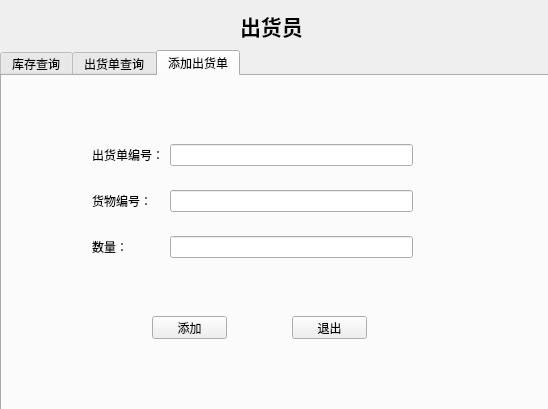
<?xml version="1.0" encoding="UTF-8"?>
<ui version="4.0">
 <class>welcomesell</class>
 <widget class="QDialog" name="welcomesell">
  <property name="geometry">
   <rect>
    <x>0</x>
    <y>0</y>
    <width>548</width>
    <height>409</height>
   </rect>
  </property>
  <property name="windowTitle">
   <string>Dialog</string>
  </property>
  <widget class="QLabel" name="label">
   <property name="geometry">
    <rect>
     <x>240</x>
     <y>10</y>
     <width>71</width>
     <height>31</height>
    </rect>
   </property>
   <property name="text">
    <string>&lt;html&gt;&lt;head/&gt;&lt;body&gt;&lt;p&gt;&lt;span style=&quot; font-size:16pt; font-weight:600;&quot;&gt;出货员&lt;/span&gt;&lt;/p&gt;&lt;/body&gt;&lt;/html&gt;</string>
   </property>
  </widget>
  <widget class="QLabel" name="label_2">
   <property name="geometry">
    <rect>
     <x>630</x>
     <y>30</y>
     <width>61</width>
     <height>21</height>
    </rect>
   </property>
   <property name="text">
    <string>&lt;html&gt;&lt;head/&gt;&lt;body&gt;&lt;p&gt;&lt;span style=&quot; font-size:14pt; font-weight:600;&quot;&gt;进货员&lt;/span&gt;&lt;/p&gt;&lt;/body&gt;&lt;/html&gt;</string>
   </property>
  </widget>
  <widget class="QTabWidget" name="tabWidget_2">
   <property name="enabled">
    <bool>true</bool>
   </property>
   <property name="geometry">
    <rect>
     <x>0</x>
     <y>50</y>
     <width>551</width>
     <height>361</height>
    </rect>
   </property>
   <property name="currentIndex">
    <number>2</number>
   </property>
   <widget class="QWidget" name="tab_4">
    <attribute name="title">
     <string>库存查询</string>
    </attribute>
    <widget class="QLineEdit" name="leSearchname">
     <property name="geometry">
      <rect>
       <x>180</x>
       <y>20</y>
       <width>133</width>
       <height>20</height>
      </rect>
     </property>
    </widget>
    <widget class="QPushButton" name="pbSearchGoods">
     <property name="geometry">
      <rect>
       <x>370</x>
       <y>20</y>
       <width>75</width>
       <height>23</height>
      </rect>
     </property>
     <property name="text">
      <string>查询</string>
     </property>
    </widget>
    <widget class="QLabel" name="label_3">
     <property name="geometry">
      <rect>
       <x>81</x>
       <y>21</y>
       <width>60</width>
       <height>16</height>
      </rect>
     </property>
     <property name="text">
      <string>货物名称：</string>
     </property>
    </widget>
    <widget class="QTableView" name="tvGoods">
     <property name="geometry">
      <rect>
       <x>20</x>
       <y>60</y>
       <width>491</width>
       <height>211</height>
      </rect>
     </property>
    </widget>
    <widget class="QPushButton" name="pbSellExit">
     <property name="geometry">
      <rect>
       <x>220</x>
       <y>290</y>
       <width>75</width>
       <height>23</height>
      </rect>
     </property>
     <property name="text">
      <string>退出</string>
     </property>
    </widget>
   </widget>
   <widget class="QWidget" name="tab_5">
    <attribute name="title">
     <string>出货单查询</string>
    </attribute>
    <widget class="QLabel" name="label_4">
     <property name="geometry">
      <rect>
       <x>90</x>
       <y>20</y>
       <width>81</width>
       <height>21</height>
      </rect>
     </property>
     <property name="text">
      <string>出货单编号：</string>
     </property>
    </widget>
    <widget class="QLineEdit" name="leSearchNum">
     <property name="geometry">
      <rect>
       <x>200</x>
       <y>20</y>
       <width>113</width>
       <height>20</height>
      </rect>
     </property>
    </widget>
    <widget class="QPushButton" name="pbSearchOutlist">
     <property name="geometry">
      <rect>
       <x>360</x>
       <y>20</y>
       <width>75</width>
       <height>23</height>
      </rect>
     </property>
     <property name="text">
      <string>查询</string>
     </property>
    </widget>
    <widget class="QTableView" name="tvOutlist">
     <property name="geometry">
      <rect>
       <x>30</x>
       <y>60</y>
       <width>481</width>
       <height>192</height>
      </rect>
     </property>
    </widget>
    <widget class="QPushButton" name="pbModify">
     <property name="geometry">
      <rect>
       <x>90</x>
       <y>280</y>
       <width>75</width>
       <height>23</height>
      </rect>
     </property>
     <property name="text">
      <string>修改</string>
     </property>
    </widget>
    <widget class="QPushButton" name="pbSellExit_2">
     <property name="geometry">
      <rect>
       <x>380</x>
       <y>280</y>
       <width>75</width>
       <height>23</height>
      </rect>
     </property>
     <property name="text">
      <string>退出</string>
     </property>
    </widget>
    <widget class="QPushButton" name="pbDelete">
     <property name="geometry">
      <rect>
       <x>230</x>
       <y>280</y>
       <width>75</width>
       <height>23</height>
      </rect>
     </property>
     <property name="text">
      <string>删除</string>
     </property>
    </widget>
   </widget>
   <widget class="QWidget" name="tab_6">
    <attribute name="title">
     <string>添加出货单</string>
    </attribute>
    <widget class="QPushButton" name="pbAdd">
     <property name="geometry">
      <rect>
       <x>150</x>
       <y>240</y>
       <width>75</width>
       <height>23</height>
      </rect>
     </property>
     <property name="text">
      <string>添加</string>
     </property>
    </widget>
    <widget class="QPushButton" name="pbSellExit_3">
     <property name="geometry">
      <rect>
       <x>290</x>
       <y>240</y>
       <width>75</width>
       <height>23</height>
      </rect>
     </property>
     <property name="text">
      <string>退出</string>
     </property>
    </widget>
    <widget class="QWidget" name="layoutWidget">
     <property name="geometry">
      <rect>
       <x>90</x>
       <y>50</y>
       <width>321</width>
       <height>151</height>
      </rect>
     </property>
     <layout class="QGridLayout" name="gridLayout">
      <item row="0" column="0">
       <widget class="QLabel" name="label_5">
        <property name="text">
         <string>出货单编号：</string>
        </property>
       </widget>
      </item>
      <item row="0" column="1">
       <widget class="QLineEdit" name="leOutlistNum"/>
      </item>
      <item row="1" column="0">
       <widget class="QLabel" name="label_6">
        <property name="text">
         <string>货物编号：</string>
        </property>
       </widget>
      </item>
      <item row="1" column="1">
       <widget class="QLineEdit" name="leGoodsNum"/>
      </item>
      <item row="2" column="0">
       <widget class="QLabel" name="label_7">
        <property name="layoutDirection">
         <enum>Qt::LeftToRight</enum>
        </property>
        <property name="text">
         <string>数量：</string>
        </property>
       </widget>
      </item>
      <item row="2" column="1">
       <widget class="QLineEdit" name="leAmount"/>
      </item>
     </layout>
    </widget>
   </widget>
  </widget>
 </widget>
 <resources/>
 <connections>
  <connection>
   <sender>pbSellExit</sender>
   <signal>clicked()</signal>
   <receiver>welcomesell</receiver>
   <slot>close()</slot>
   <hints>
    <hint type="sourcelabel">
     <x>259</x>
     <y>372</y>
    </hint>
    <hint type="destinationlabel">
     <x>273</x>
     <y>204</y>
    </hint>
   </hints>
  </connection>
  <connection>
   <sender>pbSellExit_2</sender>
   <signal>clicked()</signal>
   <receiver>welcomesell</receiver>
   <slot>close()</slot>
   <hints>
    <hint type="sourcelabel">
     <x>419</x>
     <y>362</y>
    </hint>
    <hint type="destinationlabel">
     <x>273</x>
     <y>204</y>
    </hint>
   </hints>
  </connection>
  <connection>
   <sender>pbSellExit_3</sender>
   <signal>clicked()</signal>
   <receiver>welcomesell</receiver>
   <slot>close()</slot>
   <hints>
    <hint type="sourcelabel">
     <x>329</x>
     <y>322</y>
    </hint>
    <hint type="destinationlabel">
     <x>273</x>
     <y>204</y>
    </hint>
   </hints>
  </connection>
  <connection>
   <sender>pbModify</sender>
   <signal>clicked()</signal>
   <receiver>welcomesell</receiver>
   <slot>pbModify_clicked()</slot>
   <hints>
    <hint type="sourcelabel">
     <x>129</x>
     <y>362</y>
    </hint>
    <hint type="destinationlabel">
     <x>273</x>
     <y>204</y>
    </hint>
   </hints>
  </connection>
  <connection>
   <sender>pbAdd</sender>
   <signal>clicked()</signal>
   <receiver>welcomesell</receiver>
   <slot>pbAdd_clicked()</slot>
   <hints>
    <hint type="sourcelabel">
     <x>189</x>
     <y>322</y>
    </hint>
    <hint type="destinationlabel">
     <x>273</x>
     <y>204</y>
    </hint>
   </hints>
  </connection>
  <connection>
   <sender>pbDelete</sender>
   <signal>clicked()</signal>
   <receiver>welcomesell</receiver>
   <slot>pbDelete_clicked()</slot>
   <hints>
    <hint type="sourcelabel">
     <x>269</x>
     <y>362</y>
    </hint>
    <hint type="destinationlabel">
     <x>273</x>
     <y>204</y>
    </hint>
   </hints>
  </connection>
  <connection>
   <sender>pbSearchGoods</sender>
   <signal>clicked()</signal>
   <receiver>welcomesell</receiver>
   <slot>pbSearchGoods_clicked()</slot>
   <hints>
    <hint type="sourcelabel">
     <x>409</x>
     <y>102</y>
    </hint>
    <hint type="destinationlabel">
     <x>273</x>
     <y>204</y>
    </hint>
   </hints>
  </connection>
  <connection>
   <sender>pbSearchOutlist</sender>
   <signal>clicked()</signal>
   <receiver>welcomesell</receiver>
   <slot>pbSearchOutlist_clicked()</slot>
   <hints>
    <hint type="sourcelabel">
     <x>399</x>
     <y>102</y>
    </hint>
    <hint type="destinationlabel">
     <x>273</x>
     <y>204</y>
    </hint>
   </hints>
  </connection>
 </connections>
 <slots>
  <slot>pbAdd_clicked()</slot>
  <slot>pbDelete_clicked()</slot>
  <slot>pbModify_clicked()</slot>
  <slot>pbSearchGoods_clicked()</slot>
  <slot>pbSearchOutlist_clicked()</slot>
 </slots>
</ui>
